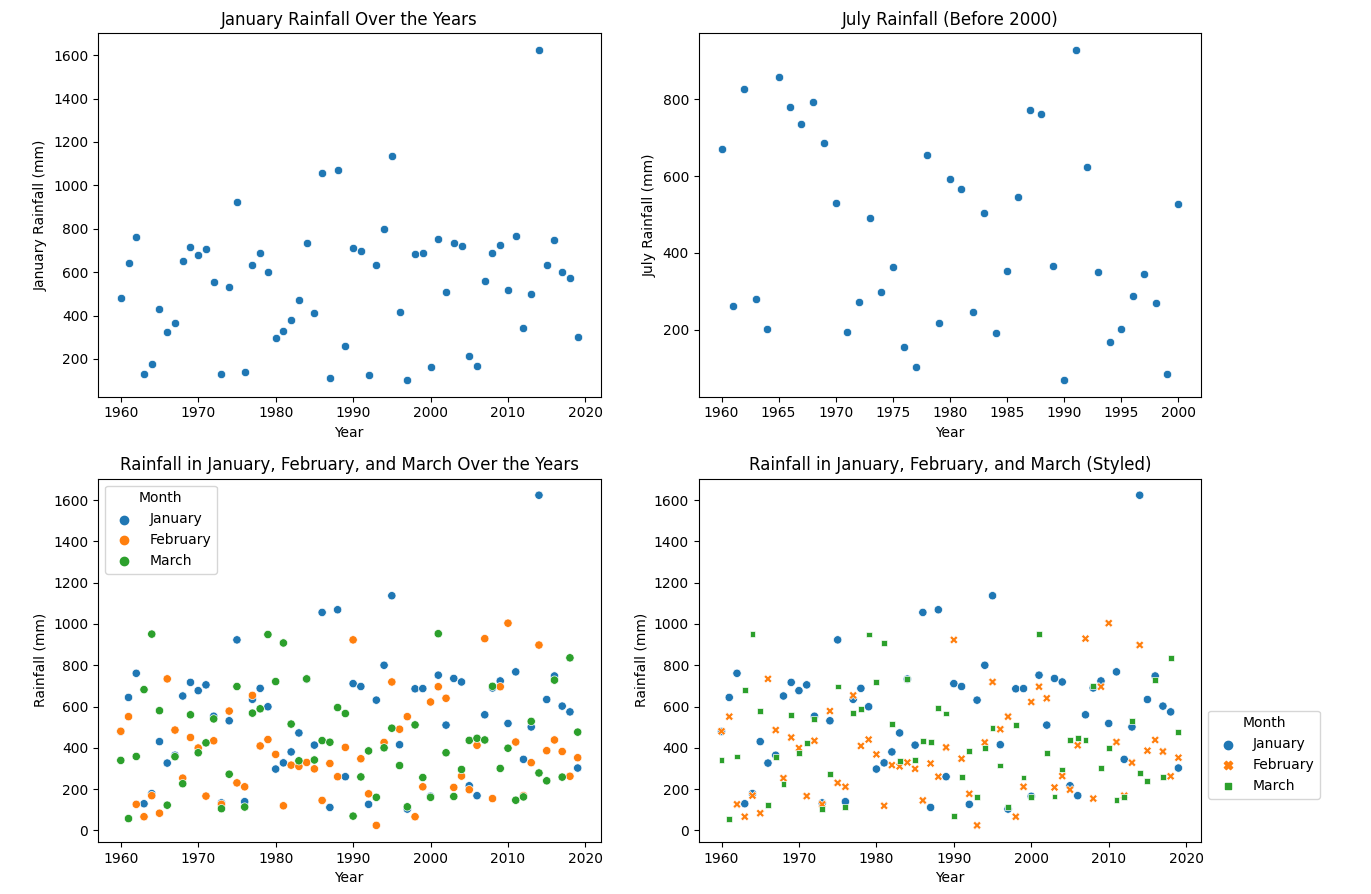

Reproduce this figure in Python.
import pandas as pd
import seaborn as sns
import matplotlib.pyplot as plt

# Read and prepare the data
# Load the dataset from CSV file into a DataFrame
# The data contains rainfall information in London for each month across different years
df = pd.read_csv('london_rainfall.csv')
print(df.head(10))  # Display the first 10 rows of the dataset

# Set up a 2x2 subplot figure
grid_fig, axes = plt.subplots(2, 2, figsize=(15, 10))

# Draw a scatterplot (1,1)
# Show January Rainfall over years
# Scatterplot of January rainfall across all years, helps to see year-over-year variations
sns.scatterplot(data=df, x='Year', y='January', ax=axes[0, 0])
axes[0, 0].set_title('January Rainfall Over the Years')
axes[0, 0].set_xlabel('Year')
axes[0, 0].set_ylabel('January Rainfall (mm)')

# Filter data for years smaller than or equal to 2000
# Visualizing only the January rainfall for the years before 2000
sns.scatterplot(data=df[df['Year'] <= 2000], x='Year', y='July', ax=axes[0, 1])
axes[0, 1].set_title('July Rainfall (Before 2000)')
axes[0, 1].set_xlabel('Year')
axes[0, 1].set_ylabel('July Rainfall (mm)')

# Convert DataFrame to Long form, which is required for most Seaborn plots
# This allows for comparing rainfall trends for different months
df_melted = pd.melt(df, id_vars=['Year'], var_name='Month', value_name='Rainfall')

# Filter the melted DataFrame to include only rows where 'Month' is January, February, or March
filtered = df_melted[df_melted['Month'].isin(['January', 'February', 'March'])]

# Scatterplot showing rainfall for January, February, and March over the years (2,1)
# Using different colors for each month to visualize differences
sns.scatterplot(data=filtered, x='Year', y='Rainfall', hue='Month', ax=axes[1, 0])
axes[1, 0].set_title('Rainfall in January, February, and March Over the Years')
axes[1, 0].set_xlabel('Year')
axes[1, 0].set_ylabel('Rainfall (mm)')
axes[1, 0].legend(title='Month')

# Scatterplot with additional customization (2,2)
# Changing figure size and adding different styles for each month
sns.scatterplot(data=filtered, x='Year', y='Rainfall', hue='Month', style='Month', ax=axes[1, 1])

# Customizing the legend to improve its positioning and readability
axes[1, 1].set_title('Rainfall in January, February, and March (Styled)')
axes[1, 1].set_xlabel('Year')
axes[1, 1].set_ylabel('Rainfall (mm)')
axes[1, 1].legend(title='Month', bbox_to_anchor=(1.25, 0.1), loc='lower right')

# Adjust layout to prevent overlap
plt.tight_layout()
plt.show()
